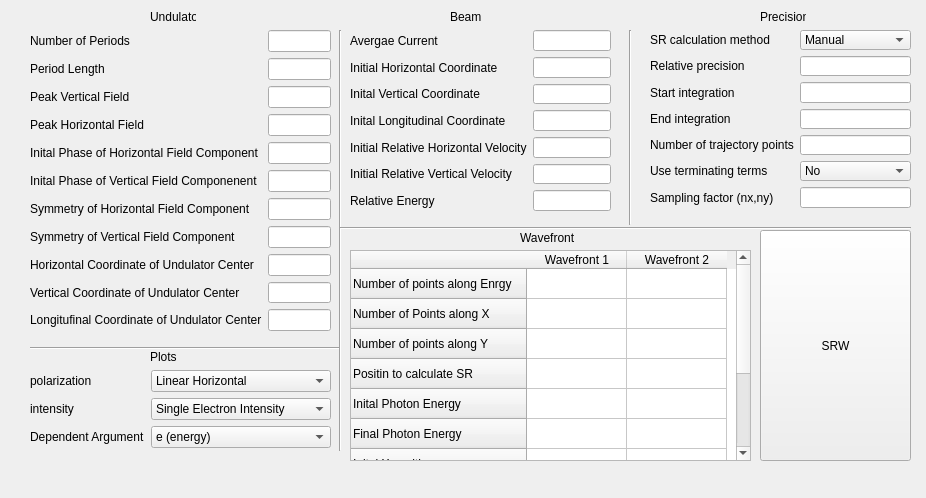
<?xml version="1.0" encoding="UTF-8"?>
<ui version="4.0">
 <class>Form</class>
 <widget class="QWidget" name="Form">
  <property name="geometry">
   <rect>
    <x>0</x>
    <y>0</y>
    <width>926</width>
    <height>498</height>
   </rect>
  </property>
  <property name="windowTitle">
   <string>Form</string>
  </property>
  <widget class="QWidget" name="formLayoutWidget">
   <property name="geometry">
    <rect>
     <x>30</x>
     <y>30</y>
     <width>301</width>
     <height>301</height>
    </rect>
   </property>
   <layout class="QFormLayout" name="formLayout">
    <property name="fieldGrowthPolicy">
     <enum>QFormLayout::AllNonFixedFieldsGrow</enum>
    </property>
    <item row="0" column="0">
     <widget class="QLabel" name="label">
      <property name="text">
       <string>Number of Periods</string>
      </property>
     </widget>
    </item>
    <item row="0" column="1">
     <widget class="QLineEdit" name="lineEdit"/>
    </item>
    <item row="1" column="0">
     <widget class="QLabel" name="label_2">
      <property name="text">
       <string>Period Length</string>
      </property>
     </widget>
    </item>
    <item row="2" column="0">
     <widget class="QLabel" name="label_3">
      <property name="text">
       <string>Peak Vertical Field</string>
      </property>
     </widget>
    </item>
    <item row="3" column="0">
     <widget class="QLabel" name="label_4">
      <property name="text">
       <string>Peak Horizontal Field</string>
      </property>
     </widget>
    </item>
    <item row="4" column="0">
     <widget class="QLabel" name="label_5">
      <property name="text">
       <string>Inital Phase of Horizontal Field Component</string>
      </property>
     </widget>
    </item>
    <item row="5" column="0">
     <widget class="QLabel" name="label_6">
      <property name="text">
       <string>Inital Phase of Vertical Field Componenent</string>
      </property>
     </widget>
    </item>
    <item row="6" column="0">
     <widget class="QLabel" name="label_7">
      <property name="text">
       <string>Symmetry of Horizontal Field Component</string>
      </property>
     </widget>
    </item>
    <item row="7" column="0">
     <widget class="QLabel" name="label_8">
      <property name="text">
       <string>Symmetry of Vertical Field Component</string>
      </property>
     </widget>
    </item>
    <item row="8" column="0">
     <widget class="QLabel" name="label_9">
      <property name="text">
       <string>Horizontal Coordinate of Undulator Center </string>
      </property>
     </widget>
    </item>
    <item row="9" column="0">
     <widget class="QLabel" name="label_10">
      <property name="text">
       <string>Vertical Coordinate of Undulator Center</string>
      </property>
     </widget>
    </item>
    <item row="10" column="0">
     <widget class="QLabel" name="label_11">
      <property name="text">
       <string>Longitufinal Coordinate of Undulator Center</string>
      </property>
     </widget>
    </item>
    <item row="1" column="1">
     <widget class="QLineEdit" name="lineEdit_2"/>
    </item>
    <item row="2" column="1">
     <widget class="QLineEdit" name="lineEdit_3"/>
    </item>
    <item row="3" column="1">
     <widget class="QLineEdit" name="lineEdit_4"/>
    </item>
    <item row="4" column="1">
     <widget class="QLineEdit" name="lineEdit_5"/>
    </item>
    <item row="5" column="1">
     <widget class="QLineEdit" name="lineEdit_6"/>
    </item>
    <item row="6" column="1">
     <widget class="QLineEdit" name="lineEdit_7"/>
    </item>
    <item row="7" column="1">
     <widget class="QLineEdit" name="lineEdit_8"/>
    </item>
    <item row="8" column="1">
     <widget class="QLineEdit" name="lineEdit_9"/>
    </item>
    <item row="9" column="1">
     <widget class="QLineEdit" name="lineEdit_10"/>
    </item>
    <item row="10" column="1">
     <widget class="QLineEdit" name="lineEdit_11"/>
    </item>
   </layout>
  </widget>
  <widget class="QWidget" name="formLayoutWidget_2">
   <property name="geometry">
    <rect>
     <x>350</x>
     <y>30</y>
     <width>261</width>
     <height>181</height>
    </rect>
   </property>
   <layout class="QFormLayout" name="formLayout_2">
    <item row="0" column="0">
     <widget class="QLabel" name="label_12">
      <property name="text">
       <string>Avergae Current</string>
      </property>
     </widget>
    </item>
    <item row="1" column="0">
     <widget class="QLabel" name="label_13">
      <property name="text">
       <string>Initial Horizontal Coordinate</string>
      </property>
     </widget>
    </item>
    <item row="2" column="0">
     <widget class="QLabel" name="label_14">
      <property name="text">
       <string>Inital Vertical Coordinate</string>
      </property>
     </widget>
    </item>
    <item row="3" column="0">
     <widget class="QLabel" name="label_15">
      <property name="text">
       <string>Inital Longitudinal Coordinate</string>
      </property>
     </widget>
    </item>
    <item row="4" column="0">
     <widget class="QLabel" name="label_16">
      <property name="text">
       <string>Initial Relative Horizontal Velocity</string>
      </property>
     </widget>
    </item>
    <item row="5" column="0">
     <widget class="QLabel" name="label_17">
      <property name="text">
       <string>Initial Relative Vertical Velocity</string>
      </property>
     </widget>
    </item>
    <item row="6" column="0">
     <widget class="QLabel" name="label_18">
      <property name="text">
       <string>Relative Energy</string>
      </property>
     </widget>
    </item>
    <item row="0" column="1">
     <widget class="QLineEdit" name="lineEdit_12"/>
    </item>
    <item row="1" column="1">
     <widget class="QLineEdit" name="lineEdit_13"/>
    </item>
    <item row="2" column="1">
     <widget class="QLineEdit" name="lineEdit_14"/>
    </item>
    <item row="3" column="1">
     <widget class="QLineEdit" name="lineEdit_15"/>
    </item>
    <item row="4" column="1">
     <widget class="QLineEdit" name="lineEdit_16"/>
    </item>
    <item row="5" column="1">
     <widget class="QLineEdit" name="lineEdit_17"/>
    </item>
    <item row="6" column="1">
     <widget class="QLineEdit" name="lineEdit_18"/>
    </item>
   </layout>
  </widget>
  <widget class="QPushButton" name="pushButton">
   <property name="geometry">
    <rect>
     <x>760</x>
     <y>230</y>
     <width>151</width>
     <height>231</height>
    </rect>
   </property>
   <property name="text">
    <string>SRW</string>
   </property>
  </widget>
  <widget class="QWidget" name="formLayoutWidget_3">
   <property name="geometry">
    <rect>
     <x>650</x>
     <y>30</y>
     <width>261</width>
     <height>178</height>
    </rect>
   </property>
   <layout class="QFormLayout" name="formLayout_3">
    <item row="0" column="0">
     <widget class="QLabel" name="label_19">
      <property name="text">
       <string>SR calculation method</string>
      </property>
     </widget>
    </item>
    <item row="0" column="1">
     <widget class="QComboBox" name="comboBox">
      <item>
       <property name="text">
        <string>Manual</string>
       </property>
      </item>
      <item>
       <property name="text">
        <string>Auto-Undulator</string>
       </property>
      </item>
      <item>
       <property name="text">
        <string>Auto-Wiggler</string>
       </property>
      </item>
     </widget>
    </item>
    <item row="1" column="0">
     <widget class="QLabel" name="label_20">
      <property name="text">
       <string>Relative precision</string>
      </property>
     </widget>
    </item>
    <item row="1" column="1">
     <widget class="QLineEdit" name="lineEdit_19"/>
    </item>
    <item row="2" column="0">
     <widget class="QLabel" name="label_21">
      <property name="text">
       <string>Start integration</string>
      </property>
     </widget>
    </item>
    <item row="3" column="0">
     <widget class="QLabel" name="label_22">
      <property name="text">
       <string>End integration</string>
      </property>
     </widget>
    </item>
    <item row="4" column="0">
     <widget class="QLabel" name="label_23">
      <property name="text">
       <string>Number of trajectory points</string>
      </property>
     </widget>
    </item>
    <item row="5" column="0">
     <widget class="QLabel" name="label_24">
      <property name="text">
       <string>Use terminating terms</string>
      </property>
     </widget>
    </item>
    <item row="5" column="1">
     <widget class="QComboBox" name="comboBox_2">
      <item>
       <property name="text">
        <string>No</string>
       </property>
      </item>
      <item>
       <property name="text">
        <string>Yes</string>
       </property>
      </item>
     </widget>
    </item>
    <item row="6" column="0">
     <widget class="QLabel" name="label_25">
      <property name="text">
       <string>Sampling factor (nx,ny)</string>
      </property>
     </widget>
    </item>
    <item row="6" column="1">
     <widget class="QLineEdit" name="lineEdit_20"/>
    </item>
    <item row="2" column="1">
     <widget class="QLineEdit" name="lineEdit_21"/>
    </item>
    <item row="3" column="1">
     <widget class="QLineEdit" name="lineEdit_22"/>
    </item>
    <item row="4" column="1">
     <widget class="QLineEdit" name="lineEdit_23"/>
    </item>
   </layout>
  </widget>
  <widget class="QTableWidget" name="tableWidget">
   <property name="geometry">
    <rect>
     <x>350</x>
     <y>250</y>
     <width>401</width>
     <height>211</height>
    </rect>
   </property>
   <row>
    <property name="text">
     <string>Number of points along Enrgy</string>
    </property>
   </row>
   <row>
    <property name="text">
     <string>Number of Points along X</string>
    </property>
   </row>
   <row>
    <property name="text">
     <string>Number of points along Y</string>
    </property>
   </row>
   <row>
    <property name="text">
     <string>Positin to calculate SR</string>
    </property>
   </row>
   <row>
    <property name="text">
     <string>Inital Photon Energy</string>
    </property>
   </row>
   <row>
    <property name="text">
     <string>Final Photon Energy</string>
    </property>
   </row>
   <row>
    <property name="text">
     <string>Inital X position</string>
    </property>
   </row>
   <row>
    <property name="text">
     <string>Inital Y position</string>
    </property>
   </row>
   <row>
    <property name="text">
     <string>Final X position</string>
    </property>
   </row>
   <row>
    <property name="text">
     <string>Final Y position</string>
    </property>
   </row>
   <column>
    <property name="text">
     <string>Wavefront 1</string>
    </property>
   </column>
   <column>
    <property name="text">
     <string>Wavefront 2</string>
    </property>
   </column>
  </widget>
  <widget class="QWidget" name="formLayoutWidget_4">
   <property name="geometry">
    <rect>
     <x>30</x>
     <y>370</y>
     <width>301</width>
     <height>80</height>
    </rect>
   </property>
   <layout class="QFormLayout" name="formLayout_4">
    <item row="0" column="0">
     <widget class="QLabel" name="label_31">
      <property name="text">
       <string>polarization</string>
      </property>
     </widget>
    </item>
    <item row="1" column="0">
     <widget class="QLabel" name="label_32">
      <property name="text">
       <string>intensity</string>
      </property>
     </widget>
    </item>
    <item row="1" column="1">
     <widget class="QComboBox" name="comboBox_3">
      <item>
       <property name="text">
        <string>Single Electron Intensity</string>
       </property>
      </item>
      <item>
       <property name="text">
        <string>Multi Electron Intensity</string>
       </property>
      </item>
      <item>
       <property name="text">
        <string>Single Electron FLux</string>
       </property>
      </item>
      <item>
       <property name="text">
        <string>Multi Electron FLux</string>
       </property>
      </item>
      <item>
       <property name="text">
        <string>Single Electron Radiation Phase</string>
       </property>
      </item>
      <item>
       <property name="text">
        <string>Real Part of Electron E-Field</string>
       </property>
      </item>
      <item>
       <property name="text">
        <string>Imaginary Part of Electron E-Field</string>
       </property>
      </item>
     </widget>
    </item>
    <item row="2" column="0">
     <widget class="QLabel" name="label_33">
      <property name="text">
       <string>Dependent Argument</string>
      </property>
     </widget>
    </item>
    <item row="2" column="1">
     <widget class="QComboBox" name="comboBox_4">
      <item>
       <property name="text">
        <string>e (energy)</string>
       </property>
      </item>
      <item>
       <property name="text">
        <string>x (horizontal)</string>
       </property>
      </item>
      <item>
       <property name="text">
        <string>y (vertical)</string>
       </property>
      </item>
      <item>
       <property name="text">
        <string>x &amp; y</string>
       </property>
      </item>
      <item>
       <property name="text">
        <string>e &amp; x</string>
       </property>
      </item>
      <item>
       <property name="text">
        <string>e &amp; y</string>
       </property>
      </item>
      <item>
       <property name="text">
        <string>e &amp; x &amp; y</string>
       </property>
      </item>
     </widget>
    </item>
    <item row="0" column="1">
     <widget class="QComboBox" name="comboBox_5">
      <item>
       <property name="text">
        <string>Linear Horizontal</string>
       </property>
      </item>
      <item>
       <property name="text">
        <string>Linear Vertical</string>
       </property>
      </item>
      <item>
       <property name="text">
        <string>Linear 45 Degrees</string>
       </property>
      </item>
      <item>
       <property name="text">
        <string>Linear 135 Degrees</string>
       </property>
      </item>
      <item>
       <property name="text">
        <string>Circular Right</string>
       </property>
      </item>
      <item>
       <property name="text">
        <string>Circular</string>
       </property>
      </item>
      <item>
       <property name="text">
        <string>Total</string>
       </property>
      </item>
     </widget>
    </item>
   </layout>
  </widget>
  <widget class="QLabel" name="label_26">
   <property name="geometry">
    <rect>
     <x>150</x>
     <y>10</y>
     <width>46</width>
     <height>13</height>
    </rect>
   </property>
   <property name="text">
    <string>Undulator</string>
   </property>
  </widget>
  <widget class="QLabel" name="label_27">
   <property name="geometry">
    <rect>
     <x>450</x>
     <y>10</y>
     <width>46</width>
     <height>13</height>
    </rect>
   </property>
   <property name="text">
    <string>Beam</string>
   </property>
  </widget>
  <widget class="QLabel" name="label_28">
   <property name="geometry">
    <rect>
     <x>760</x>
     <y>10</y>
     <width>46</width>
     <height>13</height>
    </rect>
   </property>
   <property name="text">
    <string>Precision</string>
   </property>
  </widget>
  <widget class="QLabel" name="label_29">
   <property name="geometry">
    <rect>
     <x>150</x>
     <y>350</y>
     <width>46</width>
     <height>13</height>
    </rect>
   </property>
   <property name="text">
    <string>Plots</string>
   </property>
  </widget>
  <widget class="Line" name="line">
   <property name="geometry">
    <rect>
     <x>30</x>
     <y>340</y>
     <width>311</width>
     <height>16</height>
    </rect>
   </property>
   <property name="orientation">
    <enum>Qt::Horizontal</enum>
   </property>
  </widget>
  <widget class="Line" name="line_2">
   <property name="geometry">
    <rect>
     <x>330</x>
     <y>30</y>
     <width>20</width>
     <height>421</height>
    </rect>
   </property>
   <property name="orientation">
    <enum>Qt::Vertical</enum>
   </property>
  </widget>
  <widget class="QLabel" name="label_30">
   <property name="geometry">
    <rect>
     <x>520</x>
     <y>230</y>
     <width>71</width>
     <height>16</height>
    </rect>
   </property>
   <property name="text">
    <string>Wavefront</string>
   </property>
  </widget>
  <widget class="Line" name="line_3">
   <property name="geometry">
    <rect>
     <x>340</x>
     <y>220</y>
     <width>571</width>
     <height>16</height>
    </rect>
   </property>
   <property name="orientation">
    <enum>Qt::Horizontal</enum>
   </property>
  </widget>
  <widget class="Line" name="line_4">
   <property name="geometry">
    <rect>
     <x>620</x>
     <y>30</y>
     <width>20</width>
     <height>195</height>
    </rect>
   </property>
   <property name="orientation">
    <enum>Qt::Vertical</enum>
   </property>
  </widget>
 </widget>
 <resources/>
 <connections/>
</ui>
